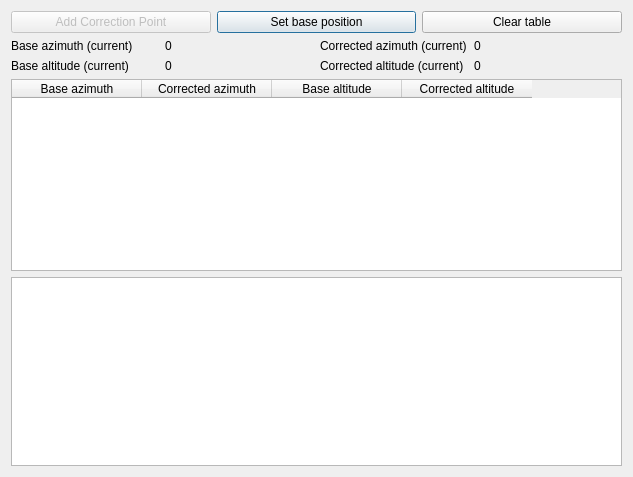
<?xml version="1.0" encoding="UTF-8"?>
<ui version="4.0">
 <class>CorrectionTable</class>
 <widget class="QDialog" name="CorrectionTable">
  <property name="geometry">
   <rect>
    <x>0</x>
    <y>0</y>
    <width>633</width>
    <height>477</height>
   </rect>
  </property>
  <property name="minimumSize">
   <size>
    <width>50</width>
    <height>0</height>
   </size>
  </property>
  <property name="windowTitle">
   <string>Correction Values</string>
  </property>
  <layout class="QGridLayout" name="gridLayout_2">
   <item row="0" column="0">
    <layout class="QGridLayout" name="gridLayout_4">
     <item row="0" column="1">
      <widget class="QPushButton" name="setBaseButton">
       <property name="text">
        <string>Set base position</string>
       </property>
      </widget>
     </item>
     <item row="0" column="0">
      <widget class="QPushButton" name="addCorrButton">
       <property name="enabled">
        <bool>false</bool>
       </property>
       <property name="text">
        <string>Add Correction Point</string>
       </property>
      </widget>
     </item>
     <item row="0" column="2">
      <widget class="QPushButton" name="clearButton">
       <property name="text">
        <string>Clear table</string>
       </property>
      </widget>
     </item>
    </layout>
   </item>
   <item row="4" column="0" rowspan="2">
    <layout class="QGridLayout" name="gridLayout_3">
     <item row="0" column="2">
      <widget class="QLabel" name="label_5">
       <property name="text">
        <string>Corrected azimuth (current)</string>
       </property>
      </widget>
     </item>
     <item row="1" column="0">
      <widget class="QLabel" name="label">
       <property name="text">
        <string>Base altitude (current)</string>
       </property>
      </widget>
     </item>
     <item row="0" column="1">
      <widget class="QLabel" name="baseAziLabel">
       <property name="text">
        <string>0</string>
       </property>
      </widget>
     </item>
     <item row="0" column="0">
      <widget class="QLabel" name="label_3">
       <property name="text">
        <string>Base azimuth (current)</string>
       </property>
      </widget>
     </item>
     <item row="1" column="1">
      <widget class="QLabel" name="baseAltLabel">
       <property name="text">
        <string>0</string>
       </property>
      </widget>
     </item>
     <item row="0" column="3">
      <widget class="QLabel" name="corrAziLabel">
       <property name="text">
        <string>0</string>
       </property>
      </widget>
     </item>
     <item row="1" column="2">
      <widget class="QLabel" name="label_7">
       <property name="text">
        <string>Corrected altitude (current)</string>
       </property>
      </widget>
     </item>
     <item row="1" column="3">
      <widget class="QLabel" name="corrAltLabel">
       <property name="text">
        <string>0</string>
       </property>
      </widget>
     </item>
    </layout>
   </item>
   <item row="8" column="0">
    <layout class="QGridLayout" name="gridLayout">
     <item row="5" column="0">
      <widget class="QChartView" name="chartView"/>
     </item>
     <item row="4" column="0">
      <widget class="QTableWidget" name="tableWidget">
       <property name="sizePolicy">
        <sizepolicy hsizetype="Expanding" vsizetype="Minimum">
         <horstretch>0</horstretch>
         <verstretch>0</verstretch>
        </sizepolicy>
       </property>
       <property name="minimumSize">
        <size>
         <width>0</width>
         <height>0</height>
        </size>
       </property>
       <attribute name="horizontalHeaderMinimumSectionSize">
        <number>100</number>
       </attribute>
       <attribute name="horizontalHeaderDefaultSectionSize">
        <number>130</number>
       </attribute>
       <column>
        <property name="text">
         <string>Base azimuth</string>
        </property>
       </column>
       <column>
        <property name="text">
         <string>Corrected azimuth</string>
        </property>
       </column>
       <column>
        <property name="text">
         <string>Base altitude</string>
        </property>
       </column>
       <column>
        <property name="text">
         <string>Corrected altitude</string>
        </property>
       </column>
      </widget>
     </item>
    </layout>
   </item>
  </layout>
 </widget>
 <customwidgets>
  <customwidget>
   <class>QChartView</class>
   <extends>QGraphicsView</extends>
   <header>QtCharts</header>
  </customwidget>
 </customwidgets>
 <resources/>
 <connections/>
</ui>
